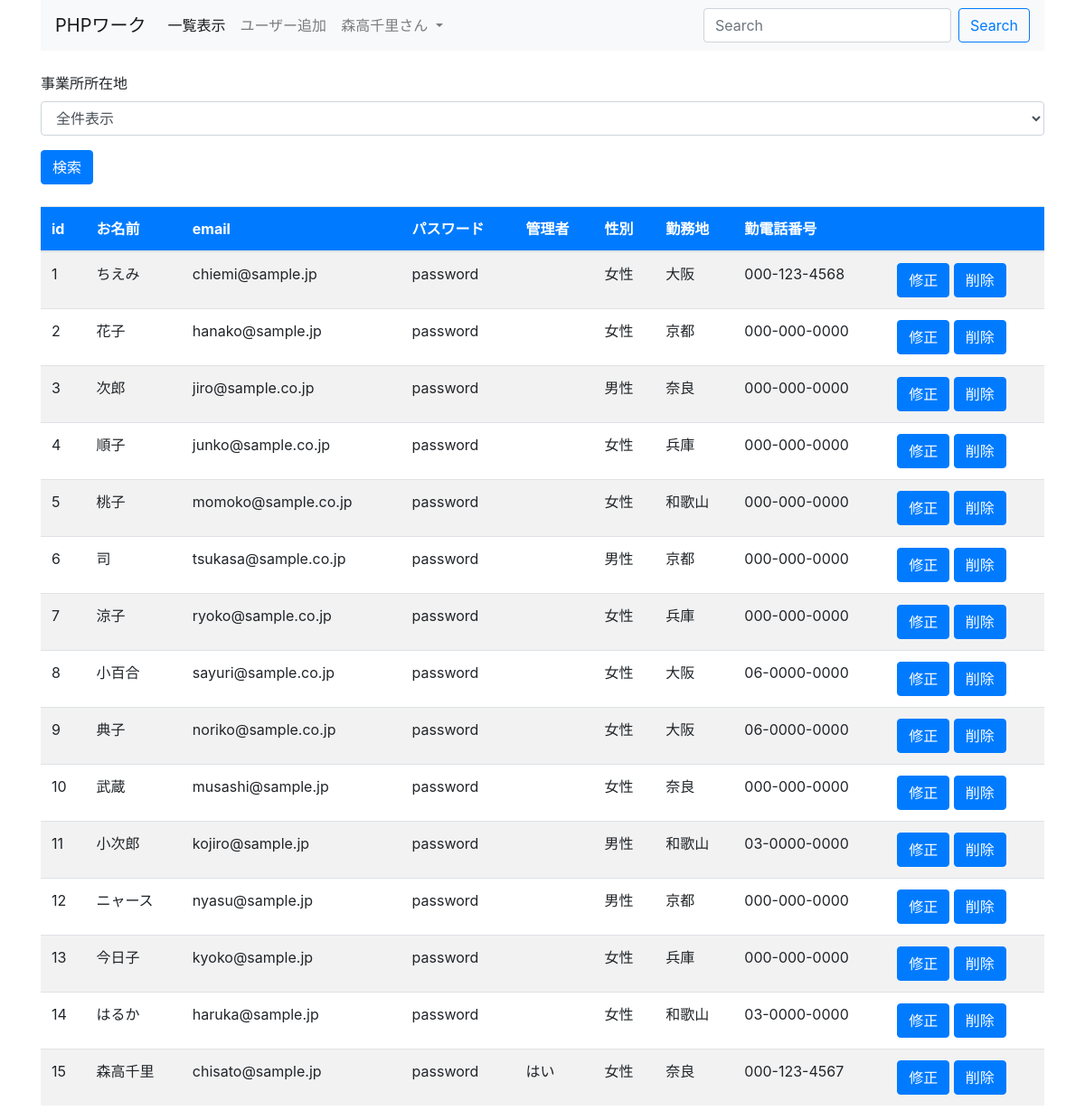
The app's page /4/ (signed in) with its own data.
### tables this page shows
CREATE TABLE "users" (
	"id"	INTEGER NOT NULL PRIMARY KEY AUTOINCREMENT,
	"name"	TEXT NOT NULL,
	"email"	TEXT NOT NULL,
	"password"	TEXT NOT NULL,
	"is_admin"	INTEGER NOT NULL DEFAULT 0,
	"gender"	INTEGER NOT NULL,
	"pref"	TEXT,
	"tel"	TEXT
);

### 4/index.php (the view, shortened to what this page needs)
<?php
$pref = '';
$dsn = 'sqlite:../work.db';
$dbh = new PDO($dsn);
$dbh->setAttribute(PDO::ATTR_ERRMODE, PDO::ERRMODE_EXCEPTION);
$sql = 'select * from users';
$stmt = $dbh->prepare($sql);
$stmt->execute();
$list = $stmt->fetchAll(PDO::FETCH_ASSOC);
?>
<!DOCTYPE html>
<html lang="en">
<head>
    <link rel="stylesheet" href="https://stackpath.bootstrapcdn.com/bootstrap/4.4.1/css/bootstrap.min.css">
</head>
<body>
    <div class="container">
        <nav class="navbar navbar-expand-lg navbar-light bg-light">
            <a class="navbar-brand" href="./">PHPワーク</a>
            <div class="collapse navbar-collapse" id="navbarSupportedContent">
                <ul class="navbar-nav mr-auto">
                    <li class="nav-item active">
                        <a class="nav-link" href="./">一覧表示 <span class="sr-only">(current)</span></a>
                    </li>
                    <li class="nav-item">
                        <a class="nav-link" href="./add.php">ユーザー追加</a>
                    </li>
                    <li class="nav-item dropdown">
                        <a class="nav-link dropdown-toggle" href="#" id="navbarDropdown" role="button" data-toggle="dropdown" aria-haspopup="true" aria-expanded="false">
                            <?= $_SESSION['user']['name'] ?>さん
                        </a>
                    </li>
                </ul>
                <form class="form-inline my-2 my-lg-0">
                    <input class="form-control mr-sm-2" type="search" placeholder="Search" aria-label="Search">
                    <button class="btn btn-outline-primary my-2 my-sm-0" type="submit">Search</button>
                </form>
            </div>
        </nav>
        <form method="get" action="./" class="my-4">
            <div class="form-group">
                <label for="pref">事業所所在地</label>
                <select name="pref" id="pref" class="form-control">
                    <option value="" <?php if ($pref == '') echo ' selected' ?>>全件表示</option>
                </select>
            </div>
            <div class="my-2">
                <input type="submit" value="検索" class="btn btn-primary">
            </div>
        </form>
        <table class="table table-striped table-hover my-3">
            <thead class="bg-primary text-white">
                <tr>
                    <th>id</th>
                    <th>お名前</th>
                    <th>email</th>
                    <th>パスワード</th>
                    <th>管理者</th>
                    <th>性別</th>
                    <th>勤務地</th>
                    <th>勤電話番号</th>
                    <th></th>
                </tr>
            </thead>
            <tbody>
                <?php foreach ($list as $v) : ?>
                    <tr>
                        <td><?= $v['id'] ?></td>
                        <td><?= $v['name'] ?></td>
                        <td><?= $v['email'] ?></td>
                        <td><?= $v['password'] ?></td>
                        <td><?php if ($v['is_admin'] == 1) echo 'はい' ?></td>
                        <td>
                            <?php if ($v['gender'] == 1) : ?>
                                男性
                            <?php elseif ($v['gender'] == 2) : ?>
                                女性
                            <?php else : ?>
                                その他
                            <?php endif ?>
                        </td>
                        <td><?= $v['pref'] ?></td>
                        <td><?= $v['tel'] ?></td>
                        <td>
                        <form action="./update.php" method="post" style="display: inline">
                                <input type="submit" class="btn btn-primary" value="修正">
                            </form>
                            <form action="./delete_action.php" method="post" style="display: inline">
                                <input type="submit" class="btn btn-primary" value="削除">
                            </form>
                        </td>
                    </tr>
                <?php endforeach ?>
            </tbody>
        </table>
    </div>
</body>
</html>

### records on screen
users: id "1", name "ちえみ", email "chiemi@sample.jp", password "password", gender "女性", pref "大阪", tel "000-123-4568"
users: id "2", name "花子", email "hanako@sample.jp", password "password", gender "女性", pref "京都", tel "000-000-0000"
users: id "3", name "次郎", email "jiro@sample.co.jp", password "password", gender "男性", pref "奈良", tel "000-000-0000"
users: id "4", name "順子", email "junko@sample.co.jp", password "password", gender "女性", pref "兵庫", tel "000-000-0000"
users: id "5", name "桃子", email "momoko@sample.co.jp", password "password", gender "女性", pref "和歌山", tel "000-000-0000"
users: id "6", name "司", email "tsukasa@sample.co.jp", password "password", gender "男性", pref "京都", tel "000-000-0000"
users: id "7", name "涼子", email "ryoko@sample.co.jp", password "password", gender "女性", pref "兵庫", tel "000-000-0000"
users: id "8", name "小百合", email "sayuri@sample.co.jp", password "password", gender "女性", pref "大阪", tel "06-0000-0000"
users: id "9", name "典子", email "noriko@sample.co.jp", password "password", gender "女性", pref "大阪", tel "06-0000-0000"
users: id "10", name "武蔵", email "musashi@sample.jp", password "password", gender "女性", pref "奈良", tel "000-000-0000"
users: id "11", name "小次郎", email "kojiro@sample.jp", password "password", gender "男性", pref "和歌山", tel "03-0000-0000"
users: id "12", name "ニャース", email "nyasu@sample.jp", password "password", gender "男性", pref "京都", tel "000-000-0000"
users: id "13", name "今日子", email "kyoko@sample.jp", password "password", gender "女性", pref "兵庫", tel "000-000-0000"
users: id "14", name "はるか", email "haruka@sample.jp", password "password", gender "女性", pref "和歌山", tel "03-0000-0000"
users: id "15", name "森高千里", email "chisato@sample.jp", password "password", is_admin "はい", gender "女性", pref "奈良", tel "000-123-4567"

### other values on screen
$_SESSION['user']['name'] "森高千里"
